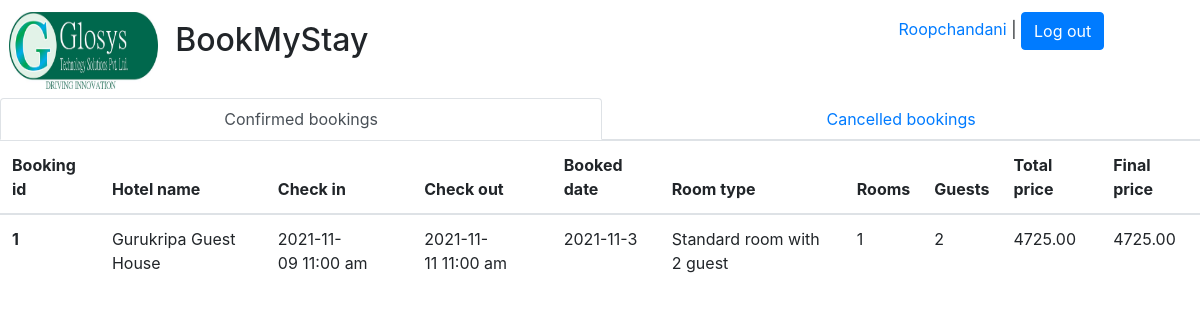
The app's page /Home/history/ (signed in) with its own data.
### bookings/models.py (models this page shows, shortened)
class BookingDetails(models.Model):
    BOOKING_STATUS = (('A', 'Availed'),
                      ('B', 'Booked'),
                      ('C1', 'Cancelled by user'),
                      ('C2', 'Cancelled by hotel')
                      )
    booking_id = models.AutoField(primary_key=True)
    guest = models.ForeignKey(GuestDetails, to_field='user_name',on_delete=models.CASCADE)
    hotel = models.ForeignKey(HotelDetails, to_field='hotel_id',on_delete=models.CASCADE)
    booking_status = models.CharField(max_length=2, choices=BOOKING_STATUS)
    check_in_date = models.CharField(max_length=15)
    check_out_date = models.CharField(max_length=15)
    check_in_time = models.CharField(max_length=15)
    check_out_time = models.CharField(max_length=15)
    room = models.ForeignKey(RoomPriceDetails, to_field='room_type',on_delete=models.CASCADE)
    discount = models.ForeignKey(DiscountDetails, to_field='discount_id',on_delete=models.CASCADE)
    total_guests = models.PositiveIntegerField(default=0)
    total_days = models.PositiveIntegerField(default=0)
    total_cost = models.DecimalField(max_digits=15, decimal_places=2)
    discounted_price = models.DecimalField(max_digits=15, decimal_places=2)
    total_rooms = models.PositiveIntegerField(default=0)
    booking_date = models.CharField(max_length=15)

class HotelDetails(models.Model):
    hotel_id = models.AutoField(primary_key=True)
    name = models.CharField(max_length=255)
    email = models.CharField(max_length=255)
    reg_no = models.CharField(max_length=255)
    contact_no = models.CharField(max_length=255)
    owner_name = models.CharField(max_length=255)
    owner_email = models.CharField(max_length=255)
    owner_contact_no = models.CharField(max_length=255)
    address = models.CharField(max_length=400)
    city = models.CharField(max_length=255)
    state = models.CharField(max_length=255)
    pincode = models.CharField(max_length=6)

### Home/views.py (the view)
# urls.py: path('history/',views.booking_history,name="booking_history")
def booking_history(request):
    if 'username' in request.session:
        confirmed_bookings = BookingDetails.objects.filter(guest_id=request.session['user_id']).filter(
            booking_status='B')
        cancelled_bookings = BookingDetails.objects.filter(guest_id=request.session['user_id']).filter(
            booking_status='C1')
        confirmed_details, cancelled_details = [], []
        for confirmed_booking in confirmed_bookings:
            confirmed_details.append((confirmed_booking, HotelDetails.objects.get(pk=confirmed_booking.hotel_id).name))
        for cancelled_booking in cancelled_bookings:
            cancelled_details.append((cancelled_booking, HotelDetails.objects.get(pk=cancelled_booking.hotel_id).name))
        return render(request, 'booking_history.html', {'name': request.session['username'],
                                                        'confirmed_details': confirmed_details,
                                                        'cancelled_details': cancelled_details})
    else:
        return redirect('Home')

### Home/templates/booking_history.html (shortened to what this page needs)
<!DOCTYPE html>
<html>
    <head>
        <link rel="stylesheet" href="https://maxcdn.bootstrapcdn.com/bootstrap/4.0.0-alpha.6/css/bootstrap.min.css">
    </head>
    <body>
    {% block content %}
    <div class="row" style="padding-left: 2%;padding-top:1%;">
        <div class="col-md-9 row">
            <img src="/static/home/glosys.jpg" style="width: 17%; height: 90%;"/>
            <h2 style="padding-left: 2%; padding-top: 1%">BookMyStay</h2>
        </div>
         {% if name %}
            <div class="col-md-3">
                <a href="{% url 'dashboard' %}" > {{ name }}</a> |
                <a href="{% url 'logout' %}" class="btn btn-primary" >Log out</a><br/><br/><br/>
            </div>
        {% endif %}
    </div>
    <ul class="nav nav-tabs nav-fill">
      <li class="nav-item"><a class="nav-link active" data-toggle="tab" href="#confirmed">Confirmed bookings</a></li>
      <li class="nav-item"><a class="nav-link" data-toggle="tab" href="#cancelled">Cancelled bookings</a></li>
    </ul>
    <div class="tab-content">
        <div id="confirmed" class="tab-pane active" role="tabpanel">
            <table class="table">
                <thead>
                    <tr>
                        <th>Booking id
                        <th>Hotel name</th>
                        <th>Check in</th>
                        <th>Check out</th>
                        <th>Booked date</th>
                        <th>Room type</th>
                        <th>Rooms</th>
                        <th>Guests</th>
                        <th>Total price</th>
                        <th>Final price</th>
                    </tr>
                </thead>
                <tbody>
                {% if confirmed_details %}
                    {% for confirmed_detail in confirmed_details %}
                        <tr>
                            <th scope="row">{{ confirmed_detail.0.booking_id }}</th>
                            <td>{{ confirmed_detail.1 }}</td>
                            <td>{{ confirmed_detail.0.check_in_date }}&nbsp;{{ confirmed_detail.0.check_in_time}}</td>
                            <td>{{ confirmed_detail.0.check_out_date }}&nbsp;{{ confirmed_detail.0.check_out_time}}</td>
                            <td>{{ confirmed_detail.0.booking_date }}</td>
                            <td>{{ confirmed_detail.0.room_id }}</td>
                            <td>{{ confirmed_detail.0.total_rooms }}</td>
                            <td>{{ confirmed_detail.0.total_guests }}</td>
                            <td>{{ confirmed_detail.0.total_cost}}</td>
                            {% if confirmed_detail.0.discounted_price > 0 %}
                                <td>{{ confirmed_detail.0.discounted_price}}
                            {% else %}
                                <td>{{ confirmed_detail.0.total_cost}}</td>
                            {% endif %}
                        </tr>
                    {% endfor %}
                {% endif %}
                </tbody>
            </table>
        </div>
    </div>
{% endblock content %}

### records on screen
BookingDetails: booking_id "1", name "Gurukripa Guest House", check_in_date "2021-11-09", check_in_time "11:00 am", check_out_date "2021-11-11", check_out_time "11:00 am", booking_date "2021-11-3", room "Standard room with 2 guest", total_rooms "1", total_guests "2", total_cost "4725.00", discounted_price "4725.00"

### other values on screen
{{ name }} "Roopchandani"
